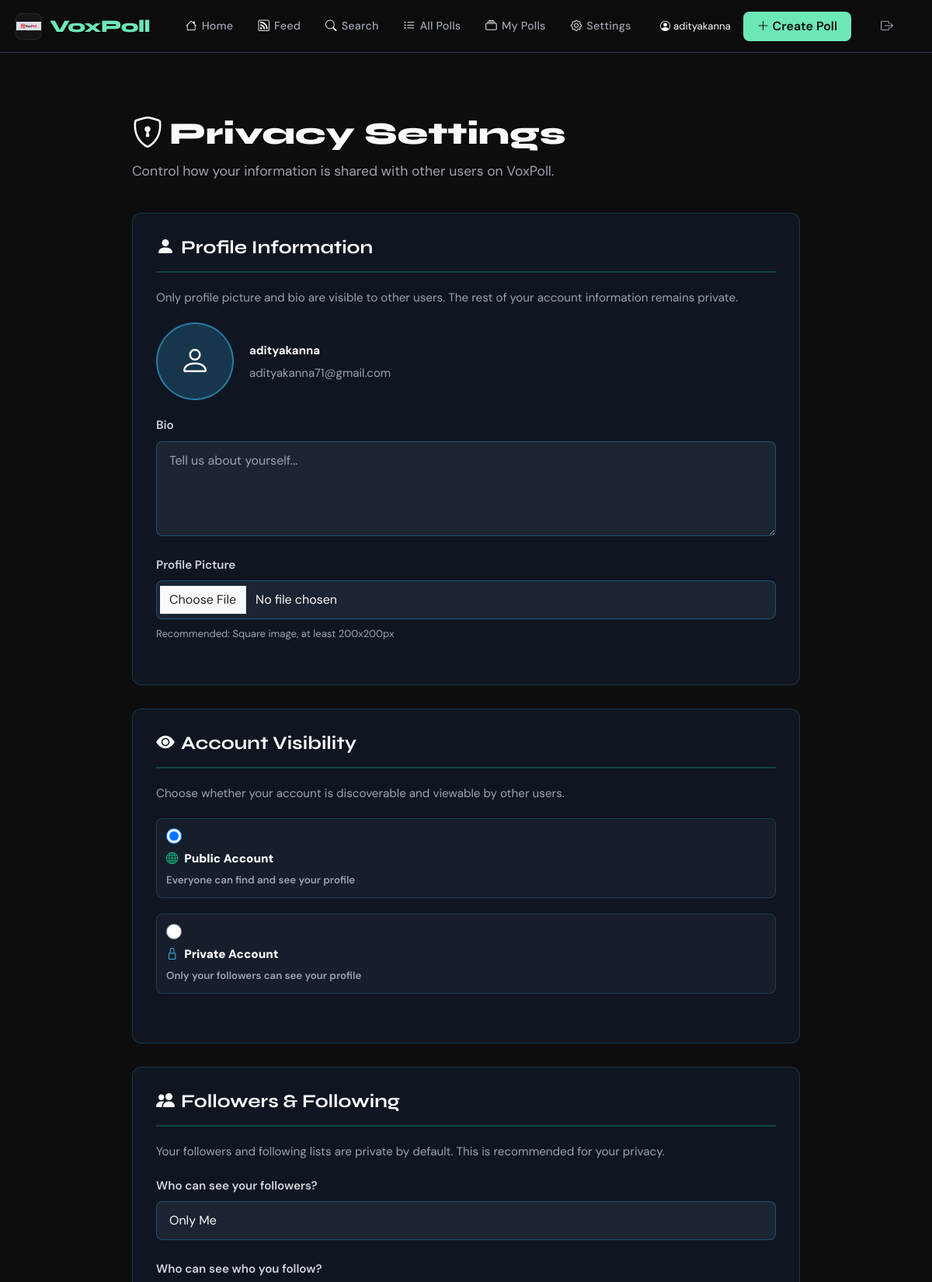
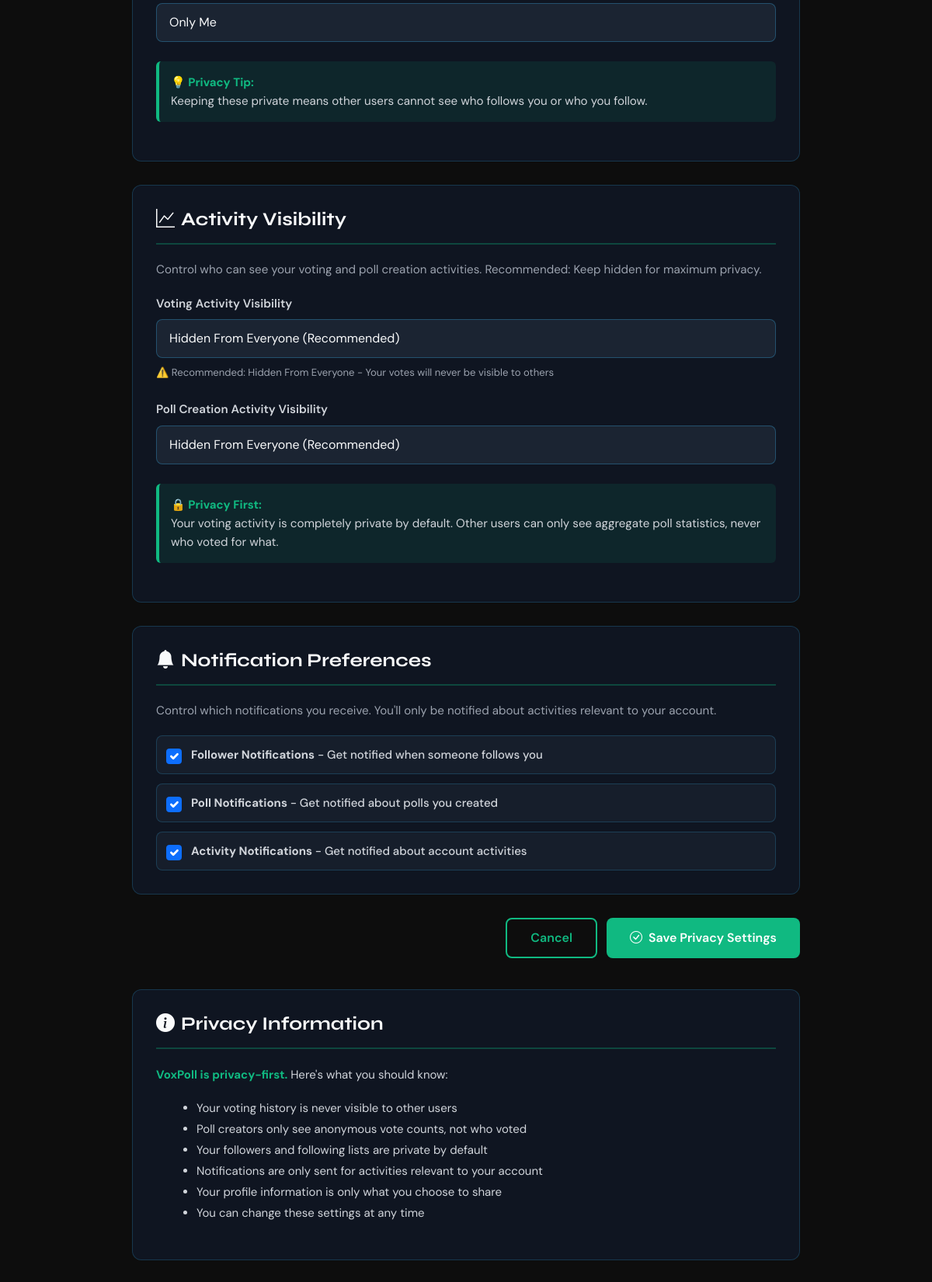
The page /privacy/ (signed in) on the database its author committed (2 pictures, top to bottom).
### accounts/models.py (models this page shows, shortened)
class UserProfile(models.Model):
    VISIBILITY_CHOICES = [
        ('public', 'Public - Everyone can see'),
        ('private', 'Private - Only me'),
    ]
    user = models.OneToOneField(User, on_delete=models.CASCADE, related_name='account_profile')
    bio = models.TextField(max_length=500, blank=True, default='')
    profile_picture = models.ImageField(upload_to='profiles/', null=True, blank=True)
    is_deleted = models.BooleanField(default=False, help_text='Account has been deleted by user')
    deleted_at = models.DateTimeField(null=True, blank=True, help_text='When the account was deleted')
    created_at = models.DateTimeField(auto_now_add=True)
    updated_at = models.DateTimeField(auto_now=True)

class PrivacySettings(models.Model):
    ACCOUNT_VISIBILITY = [
        ('public', 'Public Account - Everyone can find you'),
        ('private', 'Private Account - Only followers can see content'),
    ]
    FOLLOWERS_VISIBILITY = [
        ('only_me', 'Only Me'),
        ('followers', 'Followers Only'),
        ('everyone', 'Everyone'),
    ]
    FOLLOWING_VISIBILITY = [
        ('only_me', 'Only Me'),
        ('followers', 'Followers Only'),
        ('everyone', 'Everyone'),
    ]
    ACTIVITY_VISIBILITY = [
        ('hidden', 'Hidden From Everyone (Recommended)'),
        ('followers', 'Followers Only'),
        ('public', 'Everyone'),
    ]
    user = models.OneToOneField(User, on_delete=models.CASCADE, related_name='privacy_settings')
    account_visibility = models.CharField(
        max_length=20,
        choices=ACCOUNT_VISIBILITY,
        default='public',
        help_text='Controls if your account can be found by other users'
    )
    followers_visibility = models.CharField(
        max_length=20,
        choices=FOLLOWERS_VISIBILITY,
        default='only_me',
        help_text='Who can see your followers list'
    )
    following_visibility = models.CharField(
        max_length=20,
        choices=FOLLOWING_VISIBILITY,
        default='only_me',
        help_text='Who can see who you are following'
    )
    voting_activity_visibility = models.CharField(
        max_length=20,
        choices=ACTIVITY_VISIBILITY,
        default='hidden',
        help_text='Who can see your voting activity'
    )
    poll_activity_visibility = models.CharField(
        max_length=20,
        choices=ACTIVITY_VISIBILITY,
        default='hidden',
        help_text='Who can see your poll creation activity'
    )
    show_follower_notifications = models.BooleanField(default=True)
    show_poll_notifications = models.BooleanField(default=True)
    show_activity_notifications = models.BooleanField(default=True)
    created_at = models.DateTimeField(auto_now_add=True)
    updated_at = models.DateTimeField(auto_now=True)
    class Meta:
        verbose_name = 'Privacy Settings'
        verbose_name_plural = 'Privacy Settings'

### accounts/views.py (the view)
# urls.py: path('privacy/', views.privacy_settings_view, name='privacy_settings'),
@login_required
def privacy_settings_view(request):
    from .forms import PrivacySettingsForm, UserProfileForm
    from .models import PrivacySettings, UserProfile
    from .privacy import ensure_privacy_settings
    privacy_settings, created = PrivacySettings.objects.get_or_create(user=request.user)
    user_profile, created = UserProfile.objects.get_or_create(user=request.user)
    if request.method == 'POST':
        privacy_form = PrivacySettingsForm(request.POST, instance=privacy_settings)
        profile_form = UserProfileForm(request.POST, request.FILES, instance=user_profile)
        if privacy_form.is_valid() and profile_form.is_valid():
            privacy_form.save()
            profile_form.save()
            messages.success(request, 'Privacy settings updated successfully!')
            return redirect('privacy_settings')
    else:
        privacy_form = PrivacySettingsForm(instance=privacy_settings)
        profile_form = UserProfileForm(instance=user_profile)
    context = {
        'privacy_form': privacy_form,
        'profile_form': profile_form,
        'user_profile': user_profile,
    }
    return render(request, 'accounts/privacy_settings.html', context)

### templates/accounts/privacy_settings.html (shortened to what this page needs)
{% extends 'base.html' %}
{% block content %}
<div class="privacy-container">
    <div class="privacy-header">
        <h1>
            <i class="bi bi-shield-lock me-2"></i>Privacy Settings
        </h1>
        <p>Control how your information is shared with other users on VoxPoll.</p>
    </div>
    <form method="post" enctype="multipart/form-data">
        <div class="settings-section">
            <h2>
                <i class="bi bi-person-fill me-2"></i>Profile Information
            </h2>
            <p class="section-description">
                Only profile picture and bio are visible to other users. The rest of your account information remains private.
            </p>
            <div class="profile-preview">
                <div class="profile-picture">
                    {% if user_profile.profile_picture %}
                        <img src="{{ user_profile.profile_picture.url }}" alt="Profile picture">
                    {% else %}
                        <i class="bi bi-person"></i>
                    {% endif %}
                </div>
                <div class="profile-info">
                    <strong style="color: #F9FAFB; display: block; margin-bottom: 5px;">{{ request.user.username }}</strong>
                    <p>{{ request.user.email }}</p>
                </div>
            </div>
            <div class="form-group">
                <label for="id_bio">Bio</label>
                {{ profile_form.bio }}
            </div>
            <div class="form-group">
                <label for="id_profile_picture">Profile Picture</label>
                {{ profile_form.profile_picture }}
                <small style="color: #9CA3AF; display: block; margin-top: 8px;">Recommended: Square image, at least 200x200px</small>
            </div>
        </div>
        <div class="settings-section">
            <h2>
                <i class="bi bi-eye-fill me-2"></i>Account Visibility
            </h2>
            <p class="section-description">
                Choose whether your account is discoverable and viewable by other users.
            </p>
            <div class="form-group">
                <div class="radio-group">
                    {% for value, label in privacy_form.account_visibility.field.choices %}
                        <label class="radio-option">
                            <input type="radio" name="account_visibility" value="{{ value }}"
                                {% if privacy_form.account_visibility.value == value %}checked{% endif %}>
                            <div class="radio-label">
                                <strong>{% if value == 'public' %}<i class="bi bi-globe me-2" style="color: #10B981;"></i>Public Account{% else %}<i class="bi bi-lock me-2" style="color: #38BDF8;"></i>Private Account{% endif %}</strong>
                                <small>
                                    {% if value == 'public' %}
                                        Everyone can find and see your profile
                                    {% else %}
                                        Only your followers can see your profile
                                    {% endif %}
                                </small>
                            </div>
                        </label>
                    {% endfor %}
                </div>
            </div>
        </div>
        <div class="settings-section">
            <h2>
                <i class="bi bi-people-fill me-2"></i>Followers & Following
            </h2>
            <p class="section-description">
                Your followers and following lists are private by default. This is recommended for your privacy.
            </p>
            <div class="form-group">
                <label for="id_followers_visibility">Who can see your followers?</label>
                {{ privacy_form.followers_visibility }}
            </div>
            <div class="form-group">
                <label for="id_following_visibility">Who can see who you follow?</label>
                {{ privacy_form.following_visibility }}
            </div>
            <div class="privacy-info">
                <strong>💡 Privacy Tip:</strong>
                <p>Keeping these private means other users cannot see who follows you or who you follow.</p>
            </div>
        </div>
        <div class="settings-section">
            <h2>
                <i class="bi bi-graph-up me-2"></i>Activity Visibility
            </h2>
            <p class="section-description">
                Control who can see your voting and poll creation activities. Recommended: Keep hidden for maximum privacy.
            </p>
            <div class="form-group">
                <label for="id_voting_activity_visibility">Voting Activity Visibility</label>
                {{ privacy_form.voting_activity_visibility }}
                <small style="color: #9CA3AF; display: block; margin-top: 8px;">⚠️ Recommended: Hidden From Everyone - Your votes will never be visible to others</small>
            </div>
            <div class="form-group">
                <label for="id_poll_activity_visibility">Poll Creation Activity Visibility</label>
                {{ privacy_form.poll_activity_visibility }}
            </div>
            <div class="privacy-info">
                <strong>🔒 Privacy First:</strong>
                <p>Your voting activity is completely private by default. Other users can only see aggregate poll statistics, never who voted for what.</p>
            </div>
        </div>
        <div class="settings-section">
            <h2>
                <i class="bi bi-bell-fill me-2"></i>Notification Preferences
            </h2>
            <p class="section-description">
                Control which notifications you receive. You'll only be notified about activities relevant to your account.
            </p>
            <div class="checkbox-group">
                <label class="checkbox-item">
                    {{ privacy_form.show_follower_notifications }}
                    <span class="checkbox-label">
                        <strong>Follower Notifications</strong> - Get notified when someone follows you
                    </span>
                </label>
                <label class="checkbox-item">
                    {{ privacy_form.show_poll_notifications }}
                    <span class="checkbox-label">
                        <strong>Poll Notifications</strong> - Get notified about polls you created
                    </span>
                </label>
                <label class="checkbox-item">
                    {{ privacy_form.show_activity_notifications }}
                    <span class="checkbox-label">
                        <strong>Activity Notifications</strong> - Get notified about account activities
                    </span>
                </label>
            </div>
        </div>
        <div class="form-actions">
            <a href="{% url 'home' %}" class="btn btn-secondary">Cancel</a>
            <button type="submit" class="btn btn-primary">
                <i class="bi bi-check-circle me-2"></i>Save Privacy Settings
            </button>
        </div>
    </form>
    <div class="settings-section" style="margin-top: 40px;">
        <h2>
            <i class="bi bi-info-circle-fill me-2"></i>Privacy Information
        </h2>
        <p style="color: #D1D5DB; line-height: 1.8;">
            <strong style="color: #10B981;">VoxPoll is privacy-first.</strong> Here's what you should know:
        </p>
        <ul style="color: #D1D5DB; line-height: 1.8; margin-left: 20px; margin-top: 15px;">
            <li>Your voting history is never visible to other users</li>
            <li>Poll creators only see anonymous vote counts, not who voted</li>
            <li>Your followers and following lists are private by default</li>
            <li>Notifications are only sent for activities relevant to your account</li>
            <li>Your profile information is only what you choose to share</li>
            <li>You can change these settings at any time</li>
        </ul>
    </div>
</div>
{% endblock %}

### templates/base.html (shortened to what this page needs)
{% load static %}
<!DOCTYPE html>
<html lang="en">
<head>
    <link href="https://cdnjs.cloudflare.com/ajax/libs/bootstrap/5.3.2/css/bootstrap.min.css" rel="stylesheet">
    <link href="https://cdnjs.cloudflare.com/ajax/libs/bootstrap-icons/1.11.3/font/bootstrap-icons.min.css" rel="stylesheet">
</head>
<body>
<nav class="navbar navbar-expand-lg">
    <div class="container">
        <a class="navbar-brand" href="{% url 'home' %}">
            <img src="{% static 'images/Screenshot 2026-06-10 033505.png' %}" alt="VoxPoll logo" class="site-logo">
            <span>Vox<span>Poll</span></span>
        </a>
        <div class="collapse navbar-collapse" id="navMenu">
            {% if user.is_authenticated %}
            <ul class="navbar-nav me-auto ms-3 gap-1">
                <li class="nav-item">
                    <a class="nav-link {% if request.resolver_match.url_name == 'dashboard' %}active{% endif %}" href="{% url 'dashboard' %}">
                        <i class="bi bi-house"></i>Home
                    </a>
                </li>
                <li class="nav-item">
                    <a class="nav-link {% if request.resolver_match.url_name == 'feed' %}active{% endif %}" href="{% url 'feed' %}">
                        <i class="bi bi-rss"></i>Feed
                    </a>
                </li>
                <li class="nav-item">
                    <a class="nav-link {% if request.resolver_match.url_name == 'search' %}active{% endif %}" href="{% url 'search' %}">
                        <i class="bi bi-search"></i>Search
                    </a>
                </li>
                <li class="nav-item">
                    <a class="nav-link {% if request.resolver_match.url_name == 'poll_list' %}active{% endif %}" href="{% url 'poll_list' %}">
                        <i class="bi bi-list-ul"></i>All Polls
                    </a>
                </li>
                <li class="nav-item">
                    <a class="nav-link {% if request.resolver_match.url_name == 'my_polls' %}active{% endif %}" href="{% url 'my_polls' %}">
                        <i class="bi bi-collection"></i>My Polls
                    </a>
                </li>
                <li class="nav-item">
                    <a class="nav-link {% if request.resolver_match.url_name == 'settings' %}active{% endif %}" href="{% url 'settings' %}">
                        <i class="bi bi-gear"></i>Settings
                    </a>
                </li>
            </ul>
            {% endif %}
            <div class="d-flex align-items-center gap-2">
                {% if user.is_authenticated %}
                <span class="text-muted small me-2" style="color: white !important;">
                    <i class="bi bi-person-circle me-1" style="color: white;"></i>{{ user.username }}
                </span>
                <a href="{% url 'create_poll' %}" class="btn btn-nav-cta btn-sm">
                    <i class="bi bi-plus-lg me-1"></i>Create Poll
                </a>
                <a href="{% url 'logout' %}" class="btn btn-outline-secondary btn-sm">
                    <i class="bi bi-box-arrow-right"></i>
                </a>
                {% endif %}
            </div>
        </div>
    </div>
</nav>
<div class="{% if user.is_authenticated %}main-content{% else %}main-content{% endif %}">
    <div class="container">
        {% block content %}{% endblock %}
    </div>
</div>
</body>
</html>

### rows shown on the page
PrivacySettings: account_visibility "☑ Public Account Everyone can fi" "☐ Private Account Only your foll", followers_visibility "Only Me", following_visibility "Only Me", voting_activity_visibility "Hidden From Everyone (Recommended)", poll_activity_visibility "Hidden From Everyone (Recommended)", show_follower_notifications "☑", show_poll_notifications "☑", show_activity_notifications "☑"

### other values the page prints
{{ user.username }} "adityakanna"
{{ request.user.username }} "adityakanna"
{{ request.user.email }} "adityakanna71@gmail.com"
